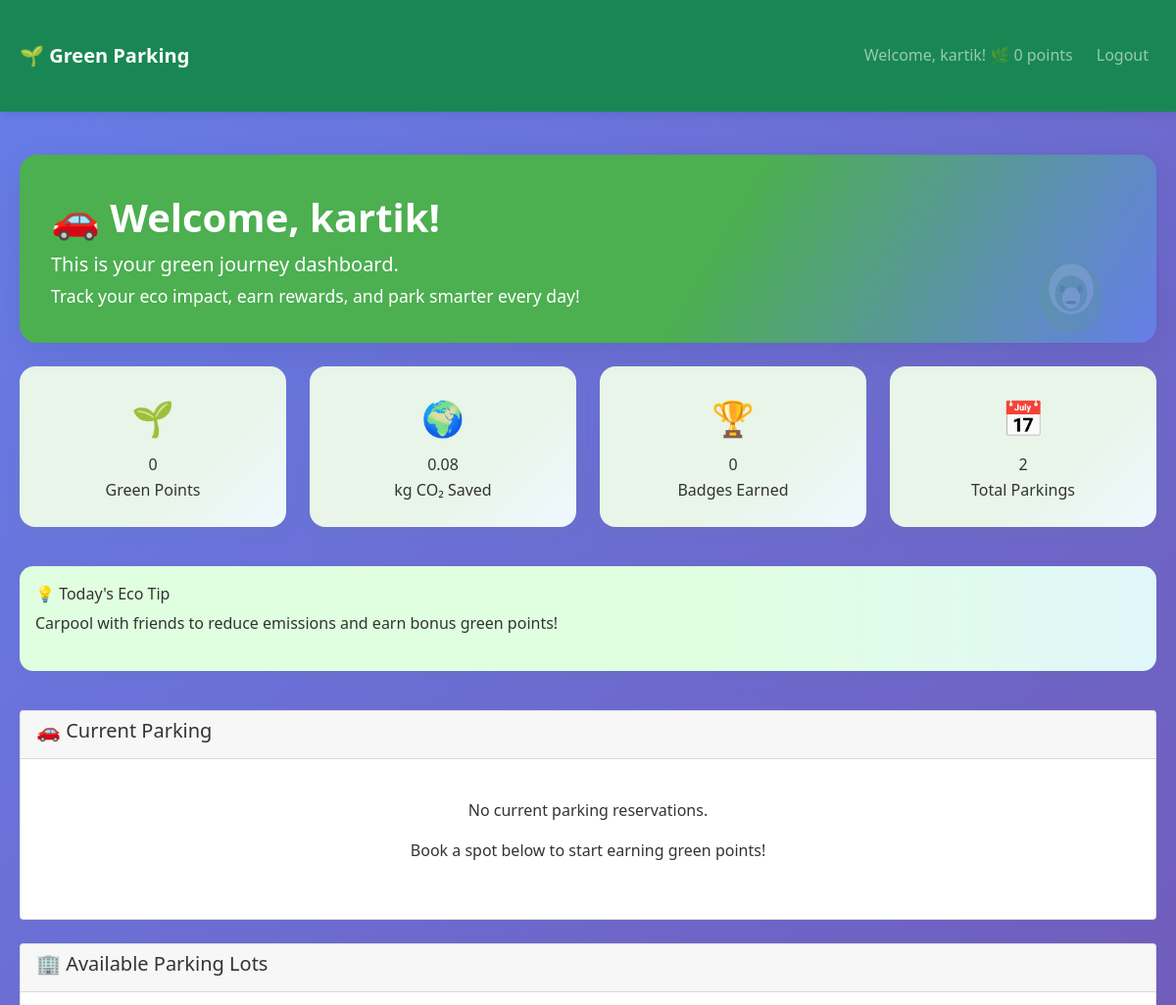
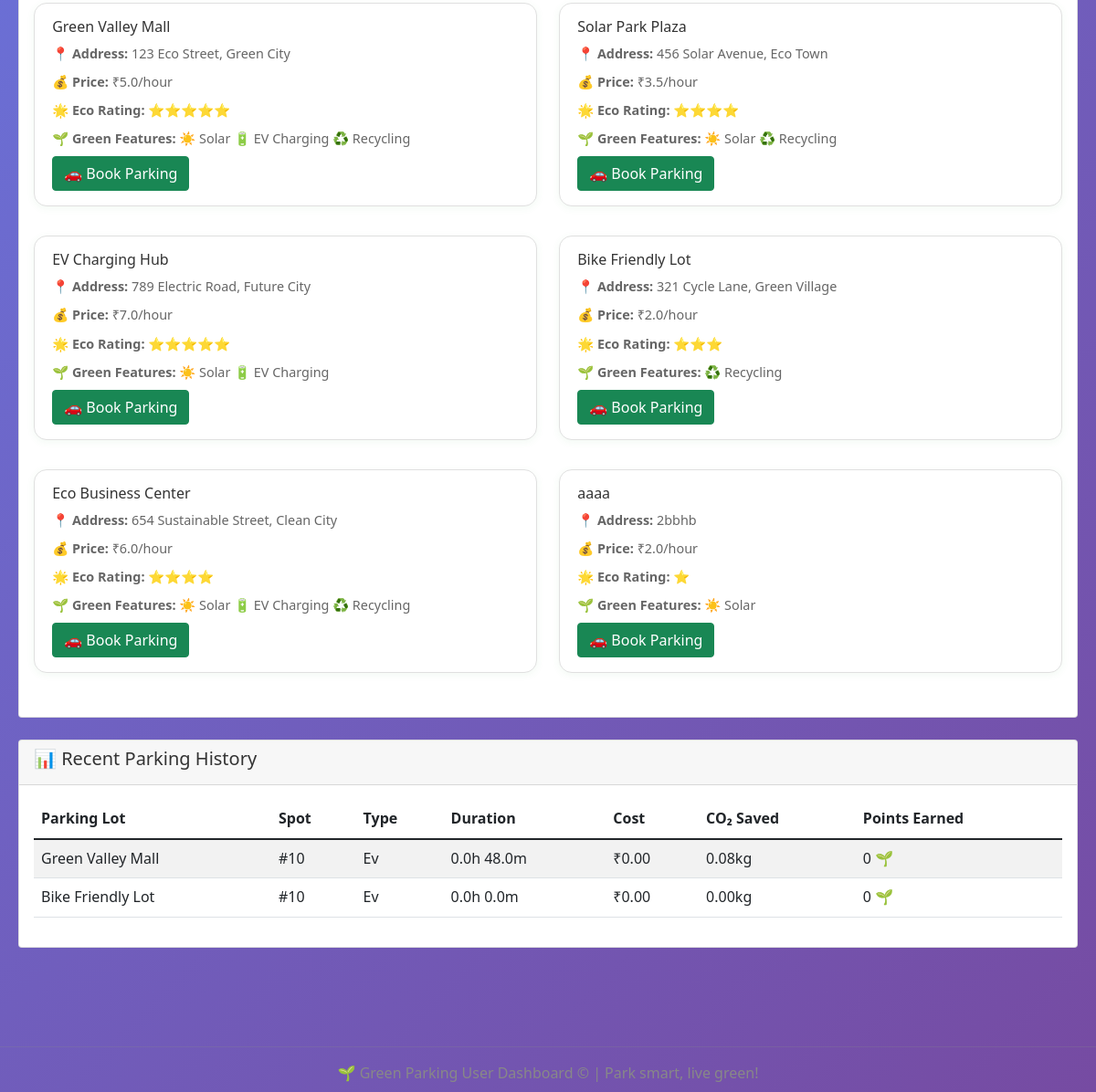
Page /user (signed in) on the committed database (2 pictures, top to bottom).
### tables this page shows
CREATE TABLE users (
            id INTEGER PRIMARY KEY AUTOINCREMENT,
            username TEXT UNIQUE NOT NULL,
            password TEXT NOT NULL,
            email TEXT NOT NULL,
            carbon_saved REAL DEFAULT 0,
            green_points INTEGER DEFAULT 0,
            badges TEXT DEFAULT '',
            created_at DATETIME DEFAULT CURRENT_TIMESTAMP
        );

CREATE TABLE eco_tips (
            id INTEGER PRIMARY KEY AUTOINCREMENT,
            tip_text TEXT NOT NULL,
            category TEXT NOT NULL
        );

CREATE TABLE parking_lots (
            id INTEGER PRIMARY KEY AUTOINCREMENT,
            name TEXT NOT NULL,
            address TEXT NOT NULL,
            pincode TEXT NOT NULL,
            price REAL NOT NULL,
            max_spots INTEGER NOT NULL,
            eco_rating INTEGER DEFAULT 3,
            has_solar INTEGER DEFAULT 0,
            has_ev_charging INTEGER DEFAULT 0,
            has_recycling INTEGER DEFAULT 0,
            created_at DATETIME DEFAULT CURRENT_TIMESTAMP
        );

CREATE TABLE reservations (
            id INTEGER PRIMARY KEY AUTOINCREMENT,
            spot_id INTEGER NOT NULL,
            user_id INTEGER NOT NULL,
            parking_timestamp DATETIME,
            leaving_timestamp DATETIME,
            cost REAL,
            carbon_saved REAL DEFAULT 0,
            green_points_earned INTEGER DEFAULT 0,
            FOREIGN KEY (spot_id) REFERENCES parking_spots (id),
            FOREIGN KEY (user_id) REFERENCES users (id)
        );

CREATE TABLE parking_spots (
            id INTEGER PRIMARY KEY AUTOINCREMENT,
            lot_id INTEGER NOT NULL,
            spot_number TEXT NOT NULL,
            status TEXT DEFAULT 'A',
            spot_type TEXT DEFAULT 'car',
            FOREIGN KEY (lot_id) REFERENCES parking_lots (id)
        );

### app.py (the view)
@app.route('/user')
def user_dashboard():
    if 'user_id' not in session or session['username'] == 'admin':
        return redirect(url_for('login'))
    conn = sqlite3.connect(DATABASE)
    cursor = conn.cursor()
    cursor.execute('SELECT * FROM users WHERE id = ?', (session['user_id'],))
    user = cursor.fetchone()
    cursor.execute('SELECT * FROM parking_lots')
    lots = cursor.fetchall()
    cursor.execute('''
        SELECT r.*, pl.name as lot_name, ps.spot_number, ps.spot_type
        FROM reservations r
        JOIN parking_spots ps ON r.spot_id = ps.id
        JOIN parking_lots pl ON ps.lot_id = pl.id
        WHERE r.user_id = ? AND r.leaving_timestamp IS NULL
    ''', (session['user_id'],))
    current_reservations = cursor.fetchall()
    cursor.execute('''
        SELECT r.*, pl.name as lot_name, ps.spot_number, ps.spot_type
        FROM reservations r
        JOIN parking_spots ps ON r.spot_id = ps.id
        JOIN parking_lots pl ON ps.lot_id = pl.id
        WHERE r.user_id = ? AND r.leaving_timestamp IS NOT NULL
        ORDER BY r.leaving_timestamp DESC LIMIT 5
    ''', (session['user_id'],))
    history = cursor.fetchall()
    conn.close()
    eco_tip = get_random_eco_tip()
    return render_template('user_dashboard.html',
                         user=user,
                         lots=lots,
                         current_reservations=current_reservations,
                         history=history,
                         eco_tip=eco_tip)

### app.py (called while the page is built)
@app.template_filter('strptime')
def strptime_filter(s, fmt):
    return datetime.strptime(s, fmt)

def get_random_eco_tip():
    conn = sqlite3.connect(DATABASE)
    cursor = conn.cursor()
    cursor.execute('SELECT tip_text FROM eco_tips ORDER BY RANDOM() LIMIT 1')
    tip = cursor.fetchone()
    conn.close()
    return tip[0] if tip else "Save the planet with green parking!"

### templates/user_dashboard.html (shortened to what this page needs)
<!DOCTYPE html>
<html lang="en">
<head>
    <link href="https://cdn.jsdelivr.net/npm/bootstrap@5.1.3/dist/css/bootstrap.min.css" rel="stylesheet">
    <link rel="stylesheet" href="{{ url_for('static', filename='style.css') }}">
</head>
<body class="green-bg">
    <nav class="navbar navbar-expand-lg navbar-dark bg-success">
        <div class="container">
            <a class="navbar-brand fw-bold" href="#">🌱 Green Parking</a>
            <div class="navbar-nav ms-auto">
                <span class="navbar-text me-3">
                    Welcome, {{ session.username }}! 🌿 {{ user[5] }} points
                </span>
                <a class="nav-link" href="{{ url_for('logout') }}">Logout</a>
            </div>
        </div>
    </nav>
    <div class="container mt-4">
        <div class="hero-user mb-4 position-relative">
            <div>
                <h1 class="display-6 fw-bold mb-2">🚗 Welcome, {{ session.username }}!</h1>
                <p class="lead mb-0">This is your green journey dashboard.<br>
                <span style="font-size:1.1rem;">Track your eco impact, earn rewards, and park smarter every day!</span></p>
            </div>
        </div>
        <div class="row mb-4">
            <div class="col-md-3">
                <div class="stat-card">
                    <div class="stat-icon">🌱</div>
                    <div class="stat-number">{{ user[5] }}</div>
                    <div class="stat-label">Green Points</div>
                </div>
            </div>
            <div class="col-md-3">
                <div class="stat-card">
                    <div class="stat-icon">🌍</div>
                    <div class="stat-number">{{ "%.2f"|format(user[4]) }}</div>
                    <div class="stat-label">kg CO₂ Saved</div>
                </div>
            </div>
            <div class="col-md-3">
                <div class="stat-card">
                    <div class="stat-icon">🏆</div>
                    <div class="stat-number">{{ user[6].count(',') + 1 if user[6] else 0 }}</div>
                    <div class="stat-label">Badges Earned</div>
                </div>
            </div>
            <div class="col-md-3">
                <div class="stat-card">
                    <div class="stat-icon">📅</div>
                    <div class="stat-number">{{ history|length }}</div>
                    <div class="stat-label">Total Parkings</div>
                </div>
            </div>
        </div>
        <div class="row mb-4">
            <div class="col-md-12">
                <div class="eco-tip-card">
                    <h6>💡 Today's Eco Tip</h6>
                    <p>{{ eco_tip }}</p>
                </div>
            </div>
        </div>
        <div class="row mb-4">
            <div class="col-md-12">
                <div class="card">
                    <div class="card-header">
                        <h5>🚗 Current Parking</h5>
                    </div>
                    <div class="card-body">
                        {% if current_reservations %}
                            {% for reservation in current_reservations %}
                            <div class="alert alert-info">
                                <h6>📍 {{ reservation[11] }}</h6>
                                <p><strong>Spot:</strong> #{{ reservation[12] }} ({{ reservation[13]|title }} spot)</p>
                                <p><strong>Parked since:</strong> {{ reservation[3][:19] }}</p>
                                <a href="{{ url_for('checkout', reservation_id=reservation[0]) }}"
                                   class="btn btn-warning">
                                    🚪 Check Out & Earn Green Points
                                </a>
                            </div>
                            {% endfor %}
                        {% else %}
                            <div class="text-center py-4">
                                <p>No current parking reservations.</p>
                                <p>Book a spot below to start earning green points!</p>
                            </div>
                        {% endif %}
                    </div>
                </div>
            </div>
        </div>
        <div class="row mb-4">
            <div class="col-md-12">
                <div class="card">
                    <div class="card-header">
                        <h5>🏢 Available Parking Lots</h5>
                    </div>
                    <div class="card-body">
                        {% if lots %}
                            <div class="row">
                                {% for lot in lots %}
                                <div class="col-md-6 mb-3">
                                    <div class="lot-card">
                                        <h6>{{ lot[1] }}</h6>
                                        <p><strong>📍 Address:</strong> {{ lot[2] }}</p>
                                        <p><strong>💰 Price:</strong> ₹{{ lot[4] }}/hour</p>
                                        <p><strong>🌟 Eco Rating:</strong>
                                            {% for i in range(lot[6]) %}⭐{% endfor %}
                                        </p>
                                        <p><strong>🌱 Green Features:</strong>
                                            {% if lot[7] %}☀️ Solar {% endif %}
                                            {% if lot[8] %}🔋 EV Charging {% endif %}
                                            {% if lot[9] %}♻️ Recycling{% endif %}
                                        </p>
                                        <a href="{{ url_for('book_parking', lot_id=lot[0]) }}"
                                           class="btn btn-success">
                                            🚗 Book Parking
                                        </a>
                                    </div>
                                </div>
                                {% endfor %}
                            </div>
                        {% else %}
                            <div class="text-center py-4">
                                <p>No parking lots available at the moment.</p>
                            </div>
                        {% endif %}
                    </div>
                </div>
            </div>
        </div>
        <div class="row">
            <div class="col-md-12">
                <div class="card">
                    <div class="card-header">
                        <h5>📊 Recent Parking History</h5>
                    </div>
                    <div class="card-body">
                        {% if history %}
                            <div class="table-responsive">
                                <table class="table table-striped">
                                    <thead>
                                        <tr>
                                            <th>Parking Lot</th>
                                            <th>Spot</th>
                                            <th>Type</th>
                                            <th>Duration</th>
                                            <th>Cost</th>
                                            <th>CO₂ Saved</th>
                                            <th>Points Earned</th>
                                        </tr>
                                    </thead>
                                    <tbody>
                                        {% for record in history %}
                                        <tr>
                                            <td>{{ record[8] }}</td>
                                            <td>#{{ record[9] }}</td>
                                            <td>{{ record[10]|title }}</td>
                                            <td>
                                                {% set duration = (record[4][:19] | strptime('%Y-%m-%d %H:%M:%S')) - (record[3][:19] | strptime('%Y-%m-%d %H:%M:%S')) %}
                                                {{ duration.total_seconds() // 3600 }}h {{ (duration.total_seconds() % 3600) // 60 }}m
                                            </td>
                                            <td>₹{{ "%.2f"|format(record[5]) }}</td>
                                            <td>{{ "%.2f"|format(record[6]) }}kg</td>
                                            <td>{{ record[7] }} 🌱</td>
                                        </tr>
                                        {% endfor %}
                                    </tbody>
                                </table>
                            </div>
                        {% else %}
                            <div class="text-center py-4">
                                <p>No parking history yet.</p>
                                <p>Book your first parking spot to start building your green profile!</p>
                            </div>
                        {% endif %}
                    </div>
                </div>
            </div>
        </div>
    </div>
    <div class="footer-user">
        <hr>
        <div>
            <span>🌱 Green Parking User Dashboard &copy; {{ current_year }} | Park smart, live green!</span>
        </div>
    </div>
</body>
</html>

### static/style.css (style rules this page uses)
* { margin: 0; padding: 0; box-sizing: border-box; }
body { font-family: 'Segoe UI', Tahoma, Geneva, Verdana, sans-serif; line-height: 1.6; color: #333; background: linear-gradient(135deg, #667eea 0%, #764ba2 100%); min-height: 100vh; }
.container { max-width: 1200px; margin: 0 auto; padding: 20px; }
.navbar { background: rgba(255, 255, 255, 0.95); backdrop-filter: blur(10px); padding: 1rem 0; box-shadow: 0 2px 10px rgba(0, 0, 0, 0.1); position: sticky; top: 0; z-index: 100; }
.stat-card { background: rgba(255, 255, 255, 0.95); padding: 1.5rem; border-radius: 12px; text-align: center; box-shadow: 0 4px 15px rgba(0, 0, 0, 0.1); transition: transform 0.3s ease; }
.lot-card, .admin-lot-card { background: white; padding: 1.5rem; border-radius: 10px; box-shadow: 0 4px 10px rgba(0, 0, 0, 0.1); transition: transform 0.3s ease, box-shadow 0.3s ease; border: 1px solid #e0e0e0; }
.lot-card p, .admin-lot-card p { margin-bottom: 0.5rem; color: #666; font-size: 0.9rem; }

### templates/user_dashboard.html (style rules this page uses)
.hero-user { background: linear-gradient(120deg, #4CAF50 60%, #667eea 100%); color: #fff; border-radius: 18px; padding: 2.5rem 2rem 2rem 2rem; margin-bottom: 2rem; box-shadow: 0 8px 32px rgba(0,0,0,0.08); position: relative; overflow: hidden; }
.user-mascot { position: absolute; right: 2rem; bottom: 0; width: 110px; opacity: 0.13; }
.stat-card { background: linear-gradient(135deg, #e8f5e8 60%, #f0f8ff 100%); border-radius: 16px; box-shadow: 0 4px 16px rgba(76,175,80,0.08); padding: 1.5rem 1rem; text-align: center; transition: transform 0.2s, box-shadow 0.2s; margin-bottom: 1rem; }
.stat-icon { font-size: 2.2rem; margin-bottom: 0.5rem; }
.eco-tip-card { background: linear-gradient(90deg, #e0ffe0 60%, #e0f7fa 100%); border-radius: 14px; padding: 1.2rem 1rem; box-shadow: 0 2px 8px rgba(76,175,80,0.07); margin-bottom: 1rem; }
.lot-card { background: #fff; border-radius: 14px; box-shadow: 0 2px 8px rgba(76,175,80,0.07); padding: 1rem 1.2rem; margin-bottom: 1rem; transition: box-shadow 0.2s, transform 0.2s; }
.footer-user { margin-top: 3rem; padding: 1.5rem 0 0.5rem 0; text-align: center; color: #888; font-size: 1rem; }

### rows in the picture
users: username "kartik", green_points "0", carbon_saved "0.08", badges "0"
eco_tips: tip_text "Carpool with friends to reduce emissions and earn bonus green points!"
parking_lots: name "Green Valley Mall", address "123 Eco Street, Green City", price "5.0", has_solar "☀️ Solar", has_ev_charging "🔋 EV Charging", has_recycling "♻️ Recycling"
parking_lots: name "Solar Park Plaza", address "456 Solar Avenue, Eco Town", price "3.5", has_solar "☀️ Solar", has_recycling "♻️ Recycling"
parking_lots: name "EV Charging Hub", address "789 Electric Road, Future City", price "7.0", has_solar "☀️ Solar", has_ev_charging "🔋 EV Charging"
parking_lots: name "Bike Friendly Lot", address "321 Cycle Lane, Green Village", price "2.0", has_recycling "♻️ Recycling"
parking_lots: name "Eco Business Center", address "654 Sustainable Street, Clean City", price "6.0", has_solar "☀️ Solar", has_ev_charging "🔋 EV Charging", has_recycling "♻️ Recycling"
parking_lots: name "aaaa", address "2bbhb", price "2.0", eco_rating 1 (drawn), has_solar "☀️ Solar"
reservations: name "Green Valley Mall", spot_number "10", spot_type "Ev", cost "0.0", value "48.0", cost "0.00", carbon_saved "0.08", green_points_earned "0"
reservations: name "Bike Friendly Lot", spot_number "10", spot_type "Ev", duration "0.0", value "0.0", cost "0.00", carbon_saved "0.00", green_points_earned "0"

### other values in the picture
{{ history|length }} "2"
